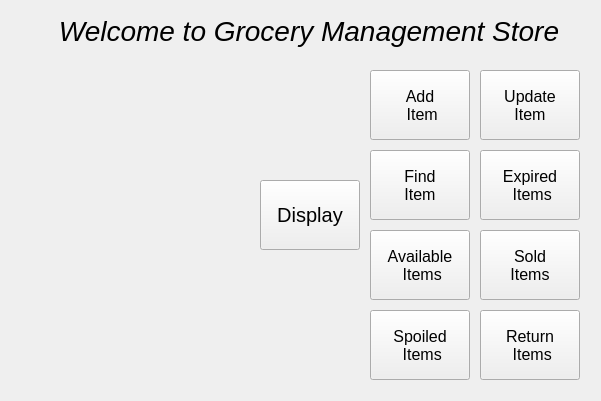
<?xml version="1.0" encoding="UTF-8"?>
<ui version="4.0">
 <class>MainWindow</class>
 <widget class="QMainWindow" name="MainWindow">
  <property name="geometry">
   <rect>
    <x>0</x>
    <y>0</y>
    <width>601</width>
    <height>401</height>
   </rect>
  </property>
  <property name="windowTitle">
   <string>Grocery Store Manager 1.0</string>
  </property>
  <widget class="QWidget" name="centralWidget">
   <widget class="QPushButton" name="btnAddItem">
    <property name="geometry">
     <rect>
      <x>370</x>
      <y>70</y>
      <width>100</width>
      <height>70</height>
     </rect>
    </property>
    <property name="font">
     <font>
      <family>Segoe UI</family>
      <pointsize>12</pointsize>
     </font>
    </property>
    <property name="text">
     <string>Add
 Item</string>
    </property>
   </widget>
   <widget class="QPushButton" name="btnUpdateItem">
    <property name="geometry">
     <rect>
      <x>480</x>
      <y>70</y>
      <width>100</width>
      <height>70</height>
     </rect>
    </property>
    <property name="font">
     <font>
      <family>Segoe UI</family>
      <pointsize>12</pointsize>
     </font>
    </property>
    <property name="text">
     <string>Update
Item</string>
    </property>
   </widget>
   <widget class="QPushButton" name="btnAvailableItems">
    <property name="geometry">
     <rect>
      <x>370</x>
      <y>230</y>
      <width>100</width>
      <height>70</height>
     </rect>
    </property>
    <property name="font">
     <font>
      <family>Segoe UI</family>
      <pointsize>12</pointsize>
     </font>
    </property>
    <property name="text">
     <string>Available 
 Items</string>
    </property>
   </widget>
   <widget class="QPushButton" name="btnSoldItems">
    <property name="geometry">
     <rect>
      <x>480</x>
      <y>230</y>
      <width>100</width>
      <height>70</height>
     </rect>
    </property>
    <property name="font">
     <font>
      <family>Segoe UI</family>
      <pointsize>12</pointsize>
     </font>
    </property>
    <property name="text">
     <string>Sold
Items</string>
    </property>
   </widget>
   <widget class="QPushButton" name="btnReport">
    <property name="geometry">
     <rect>
      <x>260</x>
      <y>180</y>
      <width>100</width>
      <height>70</height>
     </rect>
    </property>
    <property name="font">
     <font>
      <pointsize>15</pointsize>
      <italic>false</italic>
      <bold>false</bold>
      <strikeout>false</strikeout>
      <stylestrategy>PreferDefault</stylestrategy>
      <kerning>true</kerning>
     </font>
    </property>
    <property name="autoFillBackground">
     <bool>false</bool>
    </property>
    <property name="text">
     <string>Display</string>
    </property>
   </widget>
   <widget class="QPushButton" name="btnExpiredItems">
    <property name="geometry">
     <rect>
      <x>480</x>
      <y>150</y>
      <width>100</width>
      <height>70</height>
     </rect>
    </property>
    <property name="font">
     <font>
      <family>Segoe UI</family>
      <pointsize>12</pointsize>
     </font>
    </property>
    <property name="text">
     <string>Expired 
 Items</string>
    </property>
   </widget>
   <widget class="QPushButton" name="btnSpoiledItem">
    <property name="geometry">
     <rect>
      <x>370</x>
      <y>310</y>
      <width>100</width>
      <height>70</height>
     </rect>
    </property>
    <property name="font">
     <font>
      <family>Segoe UI</family>
      <pointsize>12</pointsize>
     </font>
    </property>
    <property name="text">
     <string>Spoiled 
 Items</string>
    </property>
   </widget>
   <widget class="QPushButton" name="btnReturnItems">
    <property name="geometry">
     <rect>
      <x>480</x>
      <y>310</y>
      <width>100</width>
      <height>70</height>
     </rect>
    </property>
    <property name="font">
     <font>
      <family>Segoe UI</family>
      <pointsize>12</pointsize>
     </font>
    </property>
    <property name="text">
     <string>Return 
 Items</string>
    </property>
   </widget>
   <widget class="QPushButton" name="btnFindItem">
    <property name="geometry">
     <rect>
      <x>370</x>
      <y>150</y>
      <width>100</width>
      <height>70</height>
     </rect>
    </property>
    <property name="font">
     <font>
      <family>Segoe UI</family>
      <pointsize>12</pointsize>
     </font>
    </property>
    <property name="text">
     <string>Find
Item</string>
    </property>
   </widget>
   <widget class="QLabel" name="label_pic">
    <property name="geometry">
     <rect>
      <x>20</x>
      <y>10</y>
      <width>561</width>
      <height>41</height>
     </rect>
    </property>
    <property name="font">
     <font>
      <pointsize>21</pointsize>
      <italic>true</italic>
     </font>
    </property>
    <property name="layoutDirection">
     <enum>Qt::LeftToRight</enum>
    </property>
    <property name="autoFillBackground">
     <bool>true</bool>
    </property>
    <property name="text">
     <string>     Welcome to Grocery Management Store</string>
    </property>
   </widget>
   <widget class="QLabel" name="label_pic_2">
    <property name="geometry">
     <rect>
      <x>10</x>
      <y>70</y>
      <width>241</width>
      <height>311</height>
     </rect>
    </property>
    <property name="font">
     <font>
      <pointsize>21</pointsize>
      <italic>true</italic>
     </font>
    </property>
    <property name="layoutDirection">
     <enum>Qt::LeftToRight</enum>
    </property>
    <property name="autoFillBackground">
     <bool>true</bool>
    </property>
    <property name="text">
     <string/>
    </property>
    <property name="pixmap">
     <pixmap>D:/Grocery_Store_Management/pexels-wallace-chuck-15491784.jpg</pixmap>
    </property>
    <property name="scaledContents">
     <bool>true</bool>
    </property>
   </widget>
  </widget>
 </widget>
 <layoutdefault spacing="6" margin="11"/>
 <resources/>
 <connections/>
</ui>
